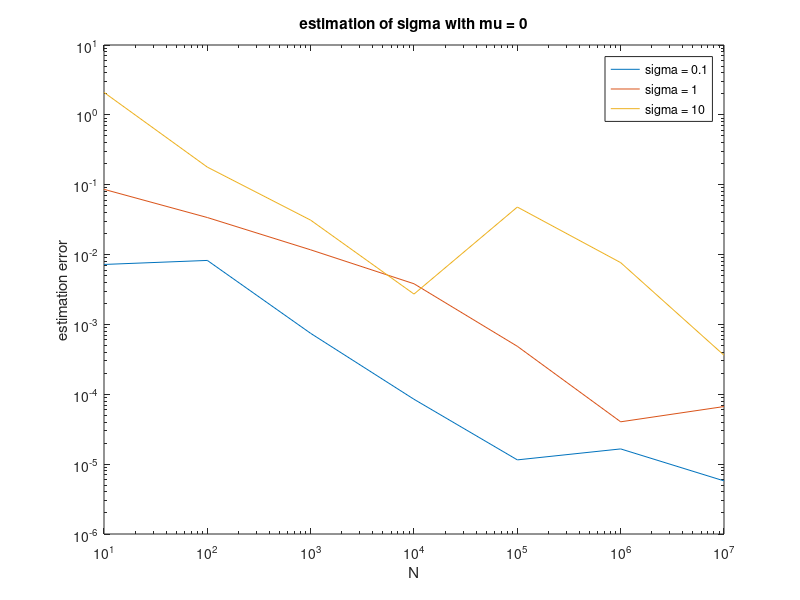

MATLAB code for this plot:
fid = fopen('sigma_err_0.txt', 'r');format_spec = '%f %d';sizeA = [2 Inf]A = fscanf(fid, format_spec,sizeA);fclose(fid);A = A';y = A(:,1);x = A(:,2);fid = fopen('sigma_err_1.txt', 'r');format_spec = '%f %d';sizeA = [2 Inf]A = fscanf(fid, format_spec,sizeA);fclose(fid);A = A';u = A(:,1);v = A(:,2);fid = fopen('sigma_err_10.txt', 'r');format_spec = '%f %d';sizeA = [2 Inf]A = fscanf(fid, format_spec,sizeA);fclose(fid);A = A';z = A(:,1);q = A(:,2);loglog(x,y);hold onloglog(v,u);hold onloglog(q,z);title('estimation of sigma with mu = 0');legend('sigma = 0.1', 'sigma = 1','sigma = 10');ylabel('estimation error');xlabel('N');